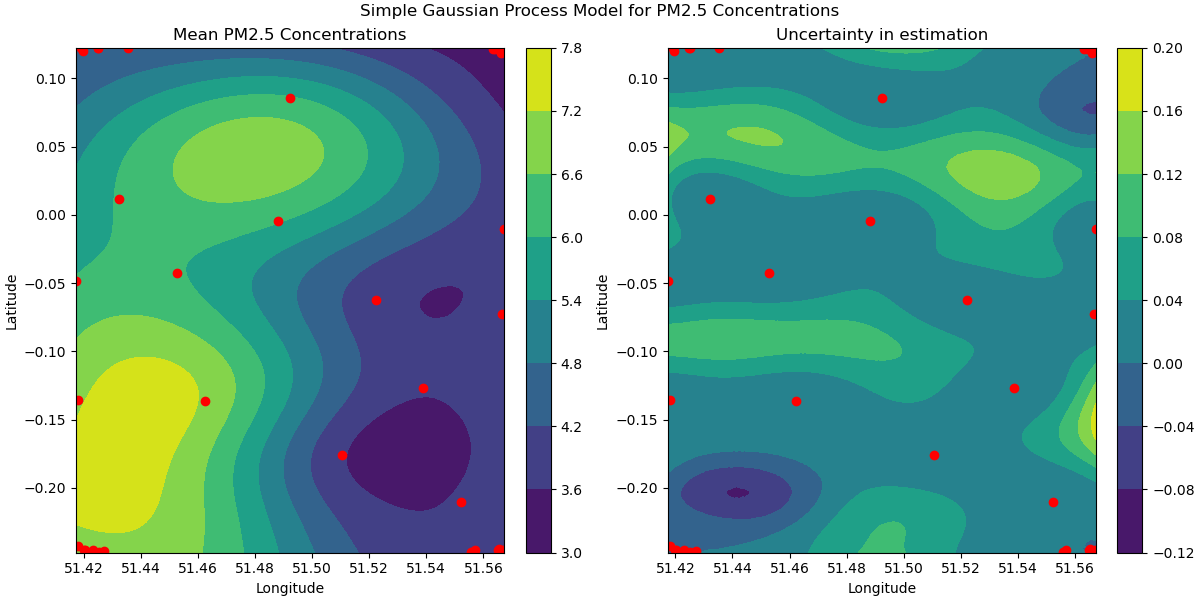

Source code (Python):
import math
from pathlib import Path
from typing import Literal

import GPy
from GPy.util.normalizer import Standardize
import click
import matplotlib
import matplotlib.pyplot as plt
import numpy as np
import numpy.typing as npt
import pandas as pd
from GPy.models import GPRegression
from emukit.core import ContinuousParameter, DiscreteParameter, ParameterSpace
from emukit.core.initial_designs.latin_design import LatinDesign
from emukit.core.interfaces import IModel
from emukit.experimental_design.acquisitions import ModelVariance
from emukit.model_wrappers import GPyModelWrapper
from sklearn.metrics import mean_squared_error, mean_absolute_error

from custom_experimental_design_loop import CustomExperimentalDesignLoop
from dataset import (
    extend_train_data,
    get_air_pollutant_level,
    get_batch_air_pollutant_levels, INPUTS_DIR, get_cached_air_pollution_data,
)
from dataset import get_cached_openweather_data


def get_model(train_x: npt.ArrayLike, train_y: npt.ArrayLike):
    num_input_parameters = train_x.shape[1]
    kernel = GPy.kern.Matern52(num_input_parameters)
    model_gpy = GPRegression(train_x, train_y, kernel, normalizer=Standardize())
    return GPyModelWrapper(model_gpy)


def get_parameter_space(
        input_bounds: dict[str, tuple[float, float]], climate_variables: list[str]
):
    parameter_spaces = [
        ContinuousParameter(name, min_bound, max_bound)
        for name, (min_bound, max_bound) in input_bounds.items()
    ]

    constant_spaces = [DiscreteParameter(name, [1]) for name in climate_variables]
    parameter_spaces.extend(constant_spaces)

    return ParameterSpace(parameter_spaces)


def read_sample_locations_air_pollution(path) -> pd.DataFrame:
    return pd.read_csv(path)


def run_bayes_optimization(
        model: IModel,
        parameter_space: ParameterSpace,
        acquisition_func: ModelVariance,
        batch_size=1,
        max_iterations: int = 30,
        climate_variables: list[str] = [],
):
    expdesign_loop = CustomExperimentalDesignLoop(
        model=model,
        space=parameter_space,
        acquisition=acquisition_func,
        batch_size=batch_size,
        climate_variables=climate_variables,
    )

    expdesign_loop.run_loop(lambda x: get_air_pollutant_level(x[0]), max_iterations)
    return expdesign_loop


def evaluate_model(
        y_pred: npt.ArrayLike,
        y_true: npt.ArrayLike,
        metric: Literal["MAE", "MSE", "RMSE"] = "MAE",
) -> float:
    if metric == "MAE":
        return mean_absolute_error(y_true, y_pred)
    if metric == "MSE":
        return mean_squared_error(y_true, y_pred)
    if metric == "RMSE":
        return mean_squared_error(y_true, y_pred, squared=False)


def plot_results(mean, uncertainty, coords, observations):
    fig, (ax1, ax2) = plt.subplots(
        ncols=2, nrows=1, figsize=(12, 6), constrained_layout=True
    )

    num_samples = math.isqrt(coords.shape[0])
    print(num_samples)

    mean = mean.reshape((num_samples, num_samples))
    uncertainty = uncertainty.reshape((num_samples, num_samples))

    ax1.set_title("Mean PM2.5 Concentrations")
    ax1.set_xlabel("Longitude")
    ax1.set_ylabel("Latitude")
    cs1 = ax1.contourf(coords[:, 0].reshape((num_samples, num_samples)),
                       coords[:, 1].reshape((num_samples, num_samples)), mean)
    ax1.scatter(observations[:, 0], observations[:, 1], c="red", marker="o")
    plt.colorbar(cs1, ax=ax1)

    ax2.set_title("Uncertainty in estimation")
    ax2.set_xlabel("Longitude")
    ax2.set_ylabel("Latitude")
    cs2 = ax2.contourf(coords[:, 0].reshape((num_samples, num_samples)),
                       coords[:, 1].reshape((num_samples, num_samples)), uncertainty)
    ax2.scatter(observations[:, 0], observations[:, 1], c="red", marker="o")
    plt.colorbar(cs2, ax=ax2)
    fig.suptitle("Simple Gaussian Process Model for PM2.5 Concentrations")
    fig.savefig("gaussian_process.png")
    plt.show()


def process_results(model: IModel, observations: np.ndarray, num_samples: int,
                    climate_variables: list[str] = []):
    model_inputs = get_cached_openweather_data(num_samples ** 2, climate_variables)
    print(model_inputs[:, :2].shape)
    ground_truth = get_cached_air_pollution_data(num_samples ** 2)

    mean, uncertainty = model.predict(model_inputs)

    # plot the results
    plot_results(mean, uncertainty, model_inputs[:, :2], observations)

    # evaluate model performance
    mae = evaluate_model(mean, ground_truth)
    print(f"Mean absolute error: {mae:.2f}")


def run_basic_gp_regression(sample_locations_air_pollution_df: pd.DataFrame):
    matplotlib.use("Agg")
    GPy.plotting.change_plotting_library("matplotlib")

    filtered_df = sample_locations_air_pollution_df[
        sample_locations_air_pollution_df["datetime"] == "2023-12-01 17:00:00+00:00"
        ]
    train_x = filtered_df[["latitude", "longitude"]].to_numpy()
    train_y = np.expand_dims(filtered_df["pm2_5"].to_numpy(), axis=1)

    kernel = GPy.kern.Matern52(2)
    model = GPy.models.GPRegression(train_x, train_y, kernel)
    model.optimize(messages=True, max_iters=1_000)

    ax = model.plot()
    dataplot = ax["gpmean"][0]
    dataplot.figure.savefig("model.png")


def process_items(ctx, param, value):
    if value:
        items = value.split(",")
        items = [item.strip() for item in items]
        return items


@click.command()
@click.option("--climate_variables", callback=process_items, required=False)
def main(climate_variables):
    if not climate_variables:
        climate_variables = []

    sample_locations_air_pollution_df = read_sample_locations_air_pollution(
        Path(INPUTS_DIR, "air_pollution_per_lat_lng.csv")
    )

    bounds = {}
    # for parameter in input_parameters:
    #     min_bound = sample_locations_air_pollution_df.get(parameter).min()
    #     max_bound = sample_locations_air_pollution_df.get(parameter).max()
    #
    #     bounds[parameter] = (min_bound, max_bound)

    latitude_bounds = (
        sample_locations_air_pollution_df.latitude.min(),
        sample_locations_air_pollution_df.latitude.max(),
    )
    longitude_bounds = (
        sample_locations_air_pollution_df.longitude.min(),
        sample_locations_air_pollution_df.longitude.max(),
    )

    bounds["longitude"] = longitude_bounds
    bounds["latitude"] = latitude_bounds

    parameter_space = get_parameter_space(bounds, climate_variables=[])

    design = LatinDesign(parameter_space)

    initial_num_data_points = 5
    train_x = design.get_samples(initial_num_data_points)

    # Modify train_x to include input parameters
    train_x = extend_train_data(train_x[:, :2], climate_variables)
    train_y = get_batch_air_pollutant_levels(train_x[:, :2])

    model = get_model(train_x=train_x, train_y=train_y)
    acquisition_func = ModelVariance(model=model)

    parameter_space = get_parameter_space(bounds, climate_variables=climate_variables)

    results = run_bayes_optimization(
        model,
        parameter_space,
        acquisition_func,
        climate_variables=climate_variables,
    )
    process_results(
        results.model,
        results.loop_state.X[:, :2],
        200,
        climate_variables=climate_variables
    )
    # plot_results(
    #     results.model,
    #     results.loop_state.X,
    #     bounds,
    #     climate_variables=climate_variables,
    # )


if __name__ == "__main__":
    main()
